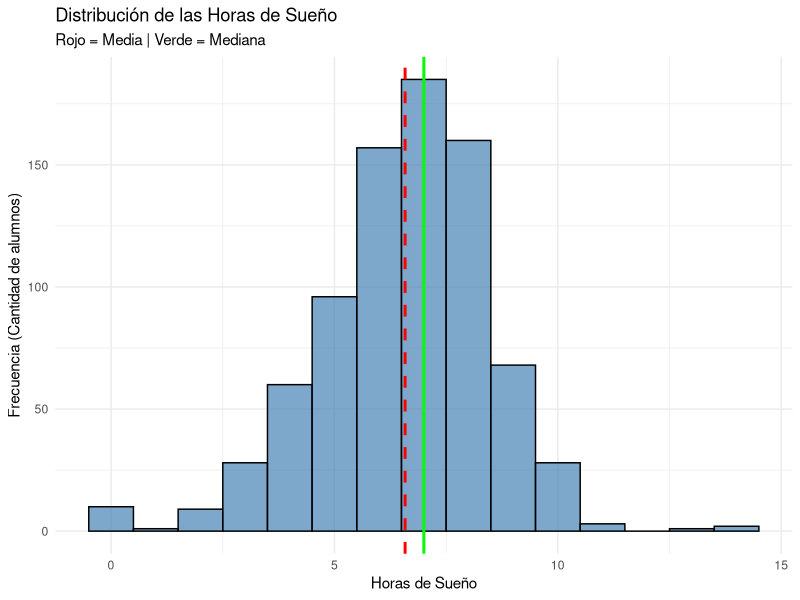
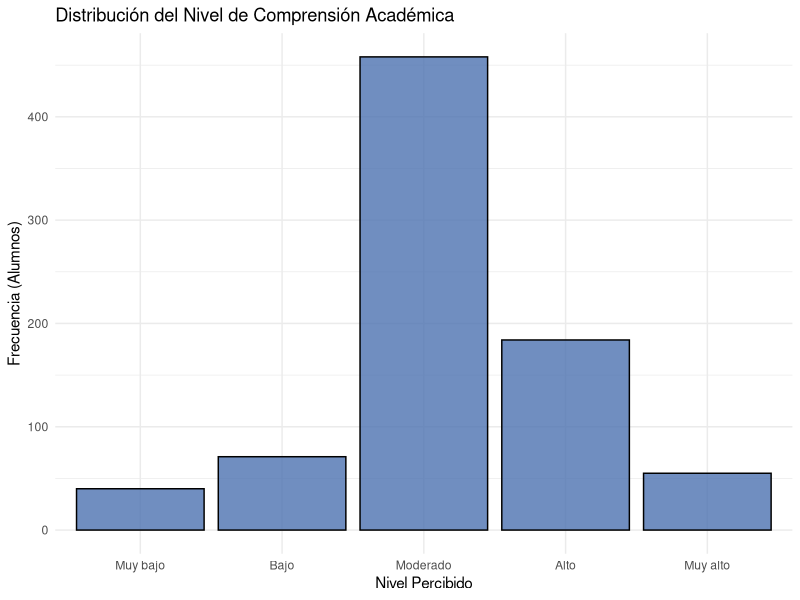
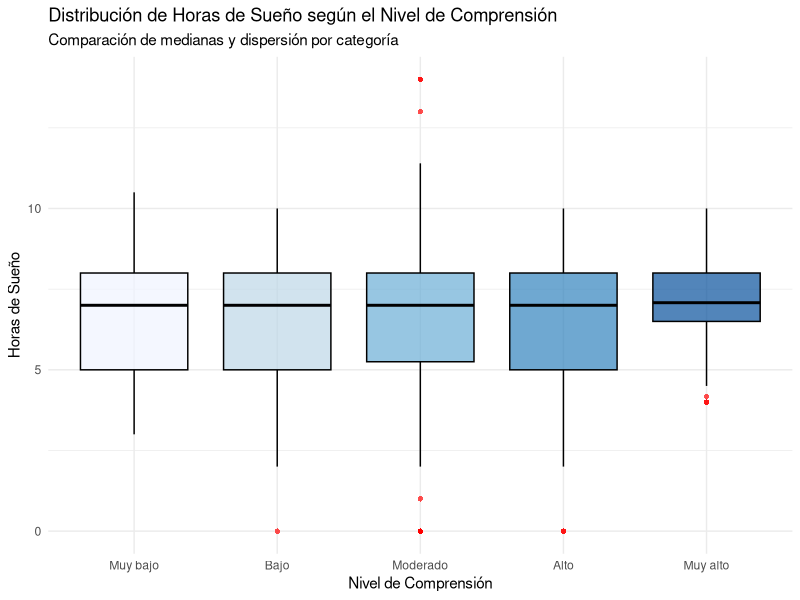

These charts were generated, in order, by the following R code:
## ---- chunk 1
#| message: false
#| warning: false
library(readr)
library(dplyr)
library(ggplot2)
DF_diario <- read_csv("diario.csv", show_col_types = FALSE)
DF_exam <- read_csv("examenes.csv", show_col_types = FALSE)
DF_demo <- read_csv("demograficos.csv", show_col_types = FALSE)
## ---- chunk 2

DF_diario %>% 
  rename(Cod = `Dirección de correo electrónico`
         , Registro = `Marca temporal`,
         Horas = `¿Cuántas horas dormiste la noche pasada?`,
         Consultas = `¿Cuántas consultas a una IA realizaste hoy?`,
         Comprension = `¿Qué nivel de comprensión tuviste de las actividades académicas que realizaste hoy?`,
         Satisfaccion = `¿Qué nivel de satisfacción tienes con tu avance académico de hoy?`,
         Uso = `¿Cuál fue el uso principal que le diste a la IA hoy?`,
         Sensacion = `¿Cuál fue tu sensación principal después de usar la IA hoy?`
         ) -> DF_diario
DF_demo %>% 
  rename(Cod = `Dirección de correo electrónico`
         , Registro = `Marca temporal`
         , Creditos = `cantidad de créditos académicos cursados en el ciclo regular ( colocar solo el número  )`
         ) -> DF_demo
DF_exam %>% 
  rename(Cod = `Dirección de correo electrónico`
         , Registro = `Marca temporal`,
          Nota = `Nota del examen`,
         ) -> DF_exam

subset_diario <- select(DF_diario, Cod, Registro, Horas, Consultas, Comprension, Satisfaccion, Uso, Sensacion)
subset_demo<- select(DF_demo, Cod, Creditos)
subset_exam <- select(DF_exam, Cod, Nota)
## ---- chunk 3
subset_diario <- subset_diario %>%
  mutate(
   # Continua
    Horas = as.numeric(Horas),
    
    # Discreta
    Consultas = as.integer(Consultas),
    
    # Cualitativa ordinal
    # Muy bajo < Bajo < Moderado < Alto < Muy alto
    Comprension = factor(
      trimws(as.character(Comprension)),
      levels = c("Muy bajo", "Bajo", "Moderado", "Alto", "Muy alto"),
      ordered = TRUE
    ),

    # Cualitativa ordinal
    # 1 < 2 < 3 < 4 < 5
    Satisfaccion = factor(
      trimws(as.character(Satisfaccion)),
      levels = c("1", "2", "3", "4", "5"),
      ordered = TRUE
    ),


    # Cualitativa nominal
    Uso = factor(Uso, ordered = FALSE),

    # Cualitativa nominal
    Sensacion = factor(
      trimws(as.character(Sensacion)),
      ordered = FALSE
    )
  )


subset_demo <- subset_demo %>%
  mutate(
    Creditos = as.integer(Creditos))

subset_exam <- subset_exam %>%
  mutate(
    Nota = as.numeric(Nota))
## ---- chunk 4
str(subset_diario)
str(subset_demo)
str(subset_exam)
## ---- chunk 5

subset_diario <- subset_diario %>%
  mutate(
    # Limpieza de la variable Uso
    Uso = case_when(
      grepl("(?i)ningun|nada|no.*us[eé]|nothing", Uso) ~ "No uso IA",
      Uso %in% c("Resolver ejercicios", "Resumir", "Programar", "Redactar", "No uso IA") ~ Uso,
      TRUE ~ "Otros"
    )
  )
unique(subset_diario$Uso)
## ---- chunk 6
grupo <- c(
  "cristobal.aranda@utec.edu.pe", "pedro.chavez@utec.edu.pe", "joaquin.temoche@utec.edu.pe",
  "rodrigo.sanchez.m@utec.edu.pe", 
  "victor.tipe@utec.edu.pe",
  "eden.paredes@utec.edu.pe",
  "leyrin.aguilar@utec.edu.pe", 
  "francisco.artiles@utec.edu.pe", 
  "matias.caceres@utec.edu.pe",
  "nestor.delacruz@utec.edu.pe"
)

n_grupo_di <- subset_diario |> 
  filter(Cod %in% grupo) |> 
  distinct(Cod, as.Date(Registro)) |>
  nrow()
n_grupo_ex <- subset_exam |> filter(Cod %in% grupo) |> nrow()
n_grupo_dem<- subset_demo |> filter(Cod %in% grupo) |> nrow()
n_grupo_di + n_grupo_ex + n_grupo_dem


## ---- chunk 7
radiografia <- function(datos) {
  data.frame(
    Variable = names(datos),
    NAs = colSums(is.na(datos)),
    Datos_Llenos = colSums(!is.na(datos)),
    Total_Filas = nrow(datos)
  )
}

radiografia_diario <- radiografia(subset_diario)
radiografia_demo <- radiografia(subset_demo)
radiografia_exam <- radiografia(subset_exam)

radiografia_diario
radiografia_demo
radiografia_exam
## ---- chunk 8


summary(subset_diario$Horas)


media_horas <- mean(subset_diario$Horas, na.rm = TRUE)
mediana_horas <- median(subset_diario$Horas, na.rm = TRUE)
sd_horas <- sd(subset_diario$Horas, na.rm = TRUE)
iqr_horas <- IQR(subset_diario$Horas, na.rm = TRUE)

cat("Media:", media_horas, "\nMediana:", mediana_horas, 
    "\nDesv. Estándar:", sd_horas, "\nIQR:", iqr_horas)


ggplot(subset_diario, aes(x = Horas)) +
  geom_histogram(binwidth = 1, fill = "steelblue", color = "black", alpha = 0.7) +
  geom_vline(aes(xintercept = media_horas), color = "red", linetype = "dashed", size = 1) +
  geom_vline(aes(xintercept = mediana_horas), color = "green", linetype = "solid", size = 1) +
  labs(title = "Distribución de las Horas de Sueño",
       subtitle = "Rojo = Media | Verde = Mediana",
       x = "Horas de Sueño",
       y = "Frecuencia (Cantidad de alumnos)") +
  theme_minimal()

## ---- chunk 9

mediana_consultas <- median(subset_diario$Consultas, na.rm = TRUE)
cuartiles_consultas <- quantile(subset_diario$Consultas, probs = c(0.25, 0.75), na.rm = TRUE)
iqr_consultas <- IQR(subset_diario$Consultas, na.rm = TRUE)
rango_consultas <- range(subset_diario$Consultas, na.rm = TRUE)

cat("Mediana (Posición central):", mediana_consultas, "\n")
cat("Mínimo:", rango_consultas[1], "| Máximo:", rango_consultas[2], "\n")
cat("El 50% central de los alumnos realiza entre", cuartiles_consultas[1], "y", cuartiles_consultas[2], "consultas.\n")
cat("Rango Intercuartílico (IQR):", iqr_consultas, "\n")
## ---- chunk 10

tabla_comprension <- table(subset_diario$Comprension)
prop_comprension <- prop.table(tabla_comprension) * 100
prop_comprension

moda_comprension <- names(tabla_comprension)[which.max(tabla_comprension)]

mediana_comprension_idx <- median(as.numeric(subset_diario$Comprension), na.rm = TRUE)
mediana_comprension <- levels(subset_diario$Comprension)[mediana_comprension_idx]

cat("La Moda es:", moda_comprension, "\nLa Mediana se ubica en:", mediana_comprension, "\n")


library(ggplot2)
ggplot(subset_diario[!is.na(subset_diario$Comprension), ], aes(x = Comprension)) +
  geom_bar(fill = "#4C72B0", color = "black", alpha = 0.8) +
  labs(title = "Distribución del Nivel de Comprensión Académica",
       x = "Nivel Percibido",
       y = "Frecuencia (Alumnos)") +
  theme_minimal()

## ---- chunk 11


tabla_uso <- table(subset_diario$Uso)
prop_uso <- prop.table(tabla_uso) * 100


prop_uso_ordenada <- sort(prop_uso, decreasing = TRUE)

cat("Distribución porcentual de los usos de IA:\n")
print(round(prop_uso_ordenada, 2))

moda_uso <- names(prop_uso_ordenada)[1]
porcentaje_moda <- round(prop_uso_ordenada[1], 2)

cat("\nConclusión Descriptiva:\n")
cat("La Moda es '", moda_uso, "', concentrando un ", porcentaje_moda, "% del total de las respuestas registradas.\n", sep = "")

## ---- chunk 12


# 1. Tabla de resumen numérico agrupado
resumen_bivariado <- subset_diario %>%
  filter(!is.na(Comprension) & !is.na(Horas)) %>%
  group_by(Comprension) %>%
  summarise(
    Cantidad_Alumnos = n(),
    Media_Horas = round(mean(Horas), 2),
    Mediana_Horas = median(Horas),
    Desv_Estandar = round(sd(Horas), 2)
  )

cat("Resumen de Horas de Sueño por Nivel de Comprensión:\n")
print(resumen_bivariado)

# 2. Gráfico de cajas comparativo
ggplot(subset_diario %>% filter(!is.na(Comprension) & !is.na(Horas)), 
       aes(x = Comprension, y = Horas, fill = Comprension)) +
  geom_boxplot(alpha = 0.7, color = "black", outlier.color = "red", outlier.shape = 16) +
  labs(title = "Distribución de Horas de Sueño según el Nivel de Comprensión",
       subtitle = "Comparación de medianas y dispersión por categoría",
       x = "Nivel de Comprensión",
       y = "Horas de Sueño") +
  scale_fill_brewer(palette = "Blues") + # Paleta de colores secuencial
  theme_minimal() +
  theme(legend.position = "none") # Ocultamos leyenda porque el eje X ya lo explica
